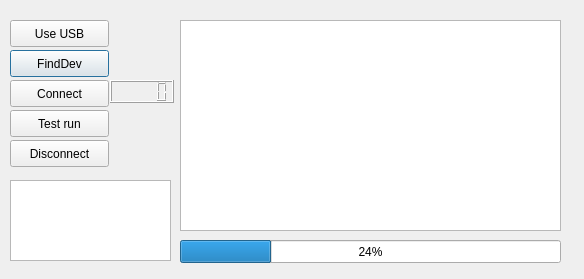
<?xml version="1.0" encoding="UTF-8"?>
<ui version="4.0">
 <class>UsbDialog</class>
 <widget class="QDialog" name="UsbDialog">
  <property name="geometry">
   <rect>
    <x>0</x>
    <y>0</y>
    <width>584</width>
    <height>279</height>
   </rect>
  </property>
  <property name="windowTitle">
   <string>Dialog</string>
  </property>
  <widget class="QPushButton" name="pushButton">
   <property name="geometry">
    <rect>
     <x>10</x>
     <y>50</y>
     <width>99</width>
     <height>27</height>
    </rect>
   </property>
   <property name="text">
    <string>FindDev</string>
   </property>
  </widget>
  <widget class="QPushButton" name="pushButton_2">
   <property name="geometry">
    <rect>
     <x>10</x>
     <y>80</y>
     <width>99</width>
     <height>27</height>
    </rect>
   </property>
   <property name="text">
    <string>Connect</string>
   </property>
  </widget>
  <widget class="QPushButton" name="pushButton_3">
   <property name="geometry">
    <rect>
     <x>10</x>
     <y>20</y>
     <width>99</width>
     <height>27</height>
    </rect>
   </property>
   <property name="text">
    <string>Use USB</string>
   </property>
  </widget>
  <widget class="QListWidget" name="listWidget">
   <property name="geometry">
    <rect>
     <x>180</x>
     <y>20</y>
     <width>381</width>
     <height>211</height>
    </rect>
   </property>
  </widget>
  <widget class="QProgressBar" name="progressBar">
   <property name="geometry">
    <rect>
     <x>180</x>
     <y>240</y>
     <width>381</width>
     <height>23</height>
    </rect>
   </property>
   <property name="value">
    <number>24</number>
   </property>
  </widget>
  <widget class="QLCDNumber" name="lcdNumber">
   <property name="geometry">
    <rect>
     <x>110</x>
     <y>80</y>
     <width>64</width>
     <height>23</height>
    </rect>
   </property>
  </widget>
  <widget class="QPushButton" name="pushButton_4">
   <property name="geometry">
    <rect>
     <x>10</x>
     <y>110</y>
     <width>99</width>
     <height>27</height>
    </rect>
   </property>
   <property name="text">
    <string>Test run</string>
   </property>
  </widget>
  <widget class="QListWidget" name="listWidget_2">
   <property name="geometry">
    <rect>
     <x>10</x>
     <y>180</y>
     <width>161</width>
     <height>81</height>
    </rect>
   </property>
  </widget>
  <widget class="QPushButton" name="pushButton_5">
   <property name="geometry">
    <rect>
     <x>10</x>
     <y>140</y>
     <width>99</width>
     <height>27</height>
    </rect>
   </property>
   <property name="text">
    <string>Disconnect</string>
   </property>
  </widget>
 </widget>
 <resources/>
 <connections/>
 <slots>
  <slot>usbFindDev()</slot>
 </slots>
</ui>
